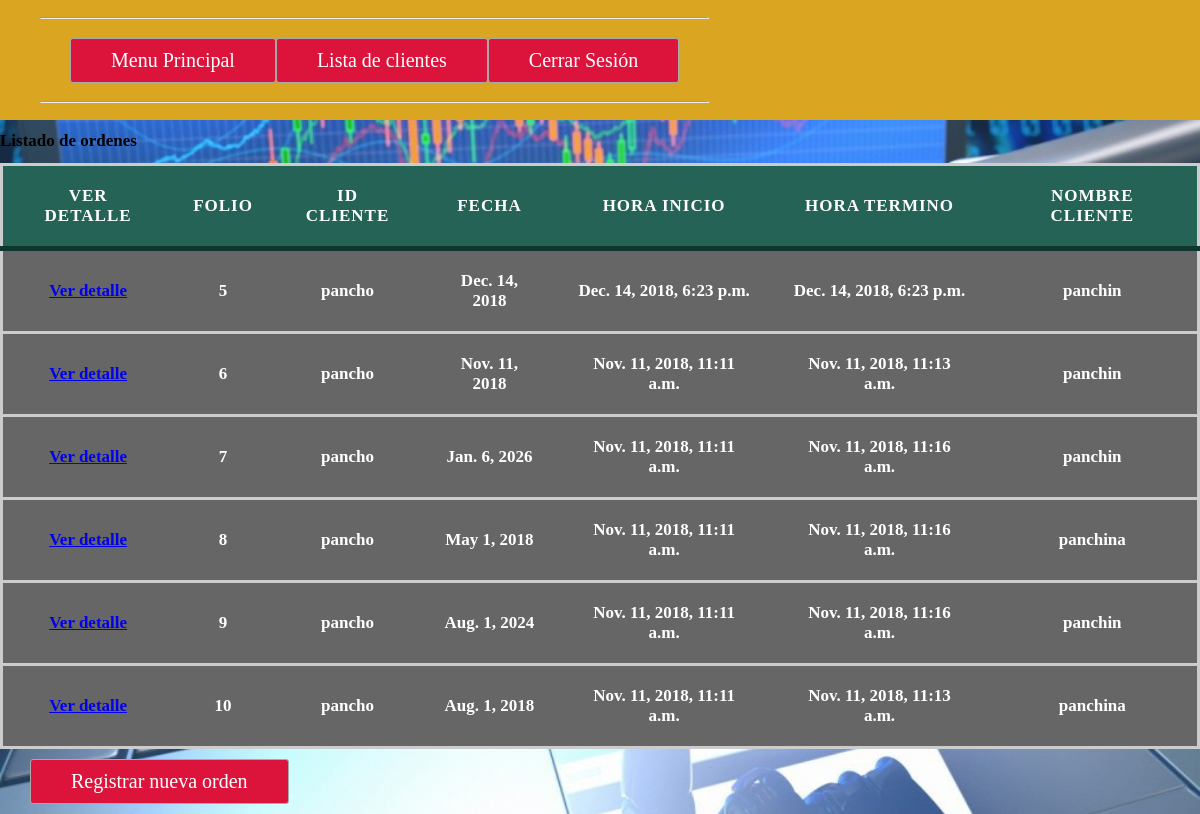
/menu/4/ (signed in), run on the app's committed database.
### app/models.py (models this page shows, shortened)
class OrdenTrabajo (models.Model):
    folio = models.AutoField(primary_key=True)
    cliente = models.ForeignKey("Cliente", on_delete=models.CASCADE)
    tecnico = models.ForeignKey(settings.AUTH_USER_MODEL, on_delete=models.CASCADE)
    fecha = models.DateField(auto_now=False, auto_now_add=False)
    hora_inicio = models.DateTimeField( auto_now=False, auto_now_add=False)
    hora_termino = models.DateTimeField( auto_now=False, auto_now_add=False)
    nom_cliente = models.CharField(max_length=50)

class Cliente (models.Model):
    nombre = models.CharField( max_length=50)
    direccion = models.CharField( max_length=50)
    ciudad = models.CharField( max_length=50)
    comuna = models.CharField( max_length=50)
    telefono = models.CharField( max_length=15)
    correo = models.EmailField(max_length = 50)
    tecnico = models.ManyToManyField(settings.AUTH_USER_MODEL)
    def __str__ (self):
        return self.nombre

### app/views.py (the view)
# urls.py: url(r'^(?P<id_cliente>[\w]+)/$', views.ordenes_cliente, name="datos_cliente"),
@login_required
def ordenes_cliente (request,id_cliente):
    usr = request.user
    cli = Cliente.objects.get(id=id_cliente)
    ordenes = OrdenTrabajo.objects.filter(cliente__pk=cli.id)
    return render (request,'ordenes_cliente.html', {'Ordenes':ordenes})

### app/templates/ordenes_cliente.html (shortened to what this page needs)
{% extends 'base.html' %}
{% load static %}
{% block css %}
    <link rel="stylesheet" href="{% static 'css/folio.css' %}">
{% endblock %}
{% block content %}
<h1>Listado de ordenes</h1>
<table border="1">
    <thead>
        <tr>
            <th> Ver detalle </th>
            <th> Folio </th>
            <th> ID cliente </th>
            <th> Fecha </th>
            <th> Hora inicio </th>
            <th> Hora termino </th>
            <th> Nombre cliente </th>
        </tr>
    </thead>
    <tbody>
    {% for orden in Ordenes %}
        <tr><td data-label=" Detalle"> <a class="button" href="{% url 'app:detalle_orden' id_cliente=orden.cliente.id folio=orden.folio  %}">Ver detalle</a> </td>
            <td data-label=" folio "> {{orden.folio}} </td>
            <td data-label=" ID cliente "> {{orden.cliente}} </td>
            <td data-label=" Fecha "> {{orden.fecha}} </td>
            <td data-label=" Hora inicio "> {{orden.hora_inicio}} </td>
            <td data-label=" Hora termino "> {{orden.hora_termino}} </td>
            <td data-label=" Nombre cliente "> {{orden.nom_cliente}} </td>
        </tr>
    {% endfor %}
    </tbody>
</table>
<div class="contenedor-inputs">
<form method="POST" action="{% url 'app:registrar_orden' %}">
    <input type="submit" value="Registrar nueva orden" class="btn-enviar">
</form>
</div>
{% endblock content %}

### app/templates/base.html (shortened to what this page needs)
{% load static %}
<!DOCTYPE html>
<html lang="es">
    <head>
        <link rel = "stylesheet" type = "text/css" href = "{% static 'flexboxgrid.css' %}"/>
        <link rel="stylesheet" type="text/css" href="{% static 'css/csslogout.css' %}">
        {% block css %}
        {% endblock %}
    </head>
    <body>
        <div>
            <header class="row">
                <div class = "middle-xs">
                    <ul id = "menu">
                        <hr>
                            <div class="contenedor-inputs">
                                <form method="GET" action="{% url 'app:menu' %}">
                                    <input type="submit" value="Menu Principal" class="btn-enviar">
                                </form>
                                <form method="GET" action="{% url 'app:lista_clientes' %}">
                                    <input type="submit" value="Lista de clientes" class="btn-enviar">
                                </form>
                                <form class="logout-link" method="POST" action="{% url 'accounts:logout'%}">
                                    <input type="submit" value="Cerrar Sesión" class="btn-enviar"/>
                                </form>
                            </div>
                        <hr>
                    </ul>
                </div>
            </header>
        </div>
        {% block content %}
        {% endblock %}
    </body>
</html>

### static/css/csslogout.css (style rules this page uses)
header { background-color: goldenrod; margin: 0px; margin-right: 0px; display:flex; }
body { margin: 0; }

### static/css/folio.css (style rules this page uses)
body { background: url(../img/atendercli.jpg) no-repeat center center fixed; background-size: cover; }
* { font-family: verdana; font-size: 17px; }
table { border: 3px solid #ccc; width: 100%; margin: 0; padding: 0; border-collapse: collapse; border-spacing: 0; }
table tr { border: 3px solid #ccc; padding: 5px; }
table td, table th { padding: 20px; text-align: center; border: 0; }
table td { font-weight: bolder; }
table th { text-transform: uppercase; font-family: 18px; letter-spacing: 1px; }
tbody { background-color: #666; color: white; }
thead { background-color: #246355; color: white; border-bottom: solid 5px #0F362D; }
.contenedor-inputs { padding: 10px 30px; display: flex; flex-wrap: wrap; justify-content: space-between; }
input { margin-bottom: 15px; padding: 15px; font-size: 16px; border-radius: 3px; border: 1px solid darkgray; }
.btn-enviar { background: crimson; color: white; margin: auto; padding: 10px 40px; cursor: pointer; font-size: 20px; }

### data on the page
OrdenTrabajo: folio "5", cliente "pancho", fecha "Dec. 14, 2018", hora_inicio "Dec. 14, 2018, 6:23 p.m.", hora_termino "Dec. 14, 2018, 6:23 p.m.", nom_cliente "panchin"
OrdenTrabajo: folio "6", cliente "pancho", fecha "Nov. 11, 2018", hora_inicio "Nov. 11, 2018, 11:11 a.m.", hora_termino "Nov. 11, 2018, 11:13 a.m.", nom_cliente "panchin"
OrdenTrabajo: folio "7", cliente "pancho", fecha "Jan. 6, 2026", hora_inicio "Nov. 11, 2018, 11:11 a.m.", hora_termino "Nov. 11, 2018, 11:16 a.m.", nom_cliente "panchin"
OrdenTrabajo: folio "8", cliente "pancho", fecha "May 1, 2018", hora_inicio "Nov. 11, 2018, 11:11 a.m.", hora_termino "Nov. 11, 2018, 11:16 a.m.", nom_cliente "panchina"
OrdenTrabajo: folio "9", cliente "pancho", fecha "Aug. 1, 2024", hora_inicio "Nov. 11, 2018, 11:11 a.m.", hora_termino "Nov. 11, 2018, 11:16 a.m.", nom_cliente "panchin"
OrdenTrabajo: folio "10", cliente "pancho", fecha "Aug. 1, 2018", hora_inicio "Nov. 11, 2018, 11:11 a.m.", hora_termino "Nov. 11, 2018, 11:13 a.m.", nom_cliente "panchina"
